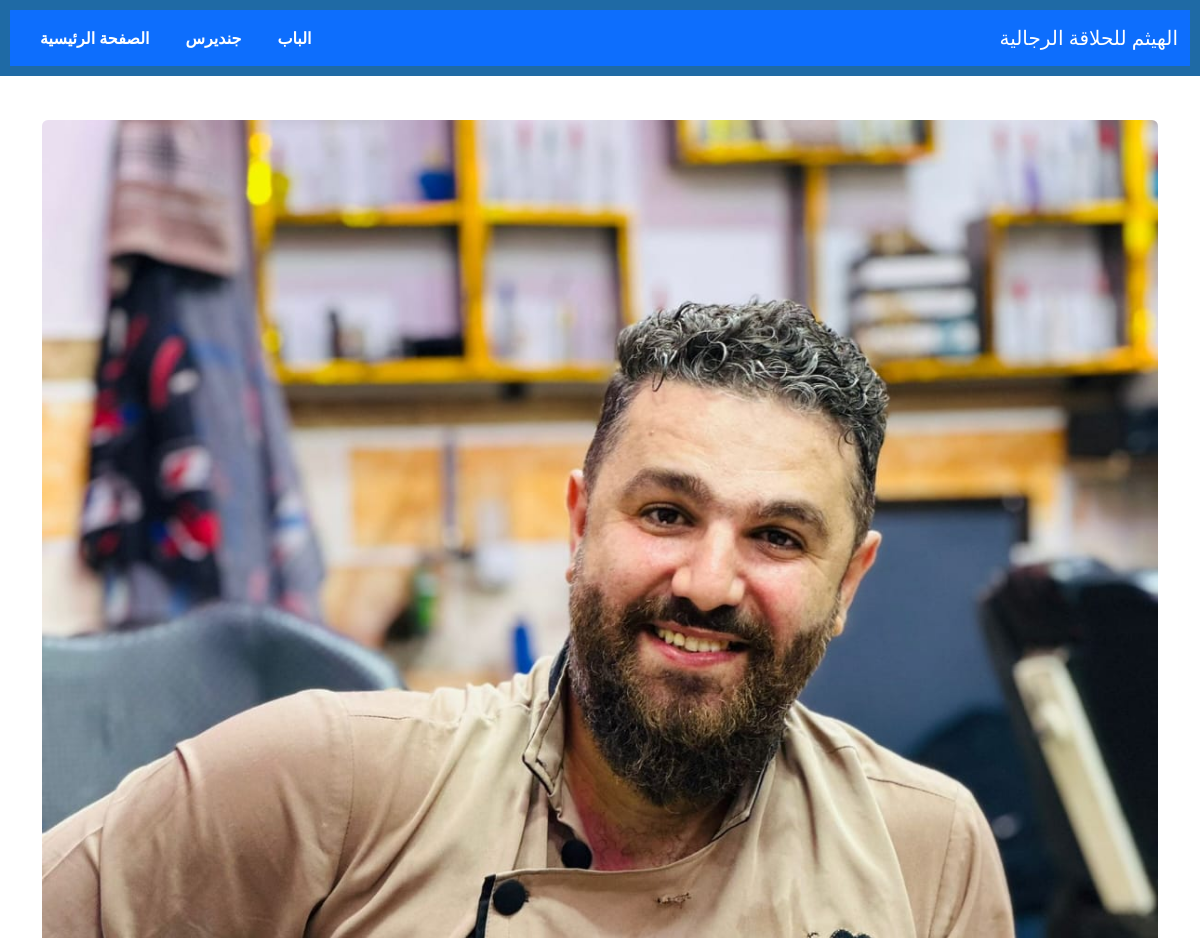
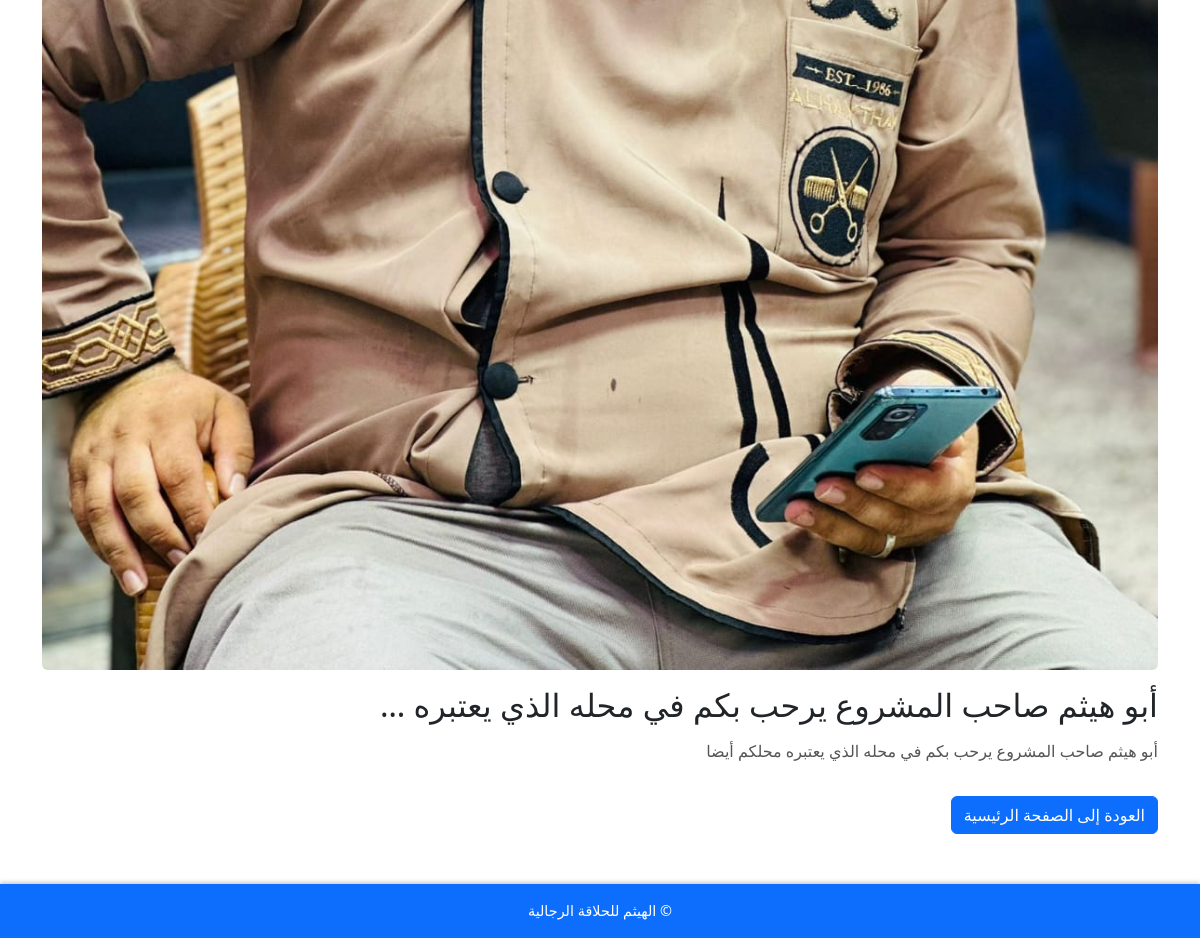
The page /news/1/ on the database its author committed (2 pictures, top to bottom).
### main/models.py (models this page shows, shortened)
class DailyFlyer(models.Model):
    image = models.ImageField(upload_to='flyers/')
    description = models.TextField()

### main/views.py (the view)
# urls.py: path('news/<int:flyer_id>/', views.news_detail, name='news_detail'),
def news_detail(request, flyer_id):
    flyer = get_object_or_404(DailyFlyer, id=flyer_id)
    return render(request, 'main/news_detail.html', {'flyer': flyer})

### main/templates/main/news_detail.html
{% extends 'main/base.html' %}
{% block content %}
    <section class="news-detail">
        <img src="{{ flyer.image.url }}" alt="{{ flyer.description }}" class="img-fluid rounded mb-3">
        <h2>{{ flyer.description|truncatewords:10 }}</h2>
        <p>{{ flyer.description }}</p>
        <a href="{% url 'main:home' %}" class="btn btn-primary mt-3">العودة إلى الصفحة الرئيسية</a>
    </section>
{% endblock %}

### main/static/main/css/styles.css (style rules this page uses)
body { font-family: Arial, sans-serif; direction: rtl; text-align: center; background-color: #f0f2f5; color: #333; margin: 0; padding-bottom: 60px; }
.daily-flyer p, .page-detail p, .news-detail p { color: #555; font-size: 1em; margin: 15px 0; line-height: 1.6; }

### rows shown on the page
DailyFlyer: image (picture), description "أبو هيثم صاحب المشروع يرحب بكم في محله الذي يعتبره …", description "أبو هيثم صاحب المشروع يرحب بكم في محله الذي يعتبره محلكم أيضا"
